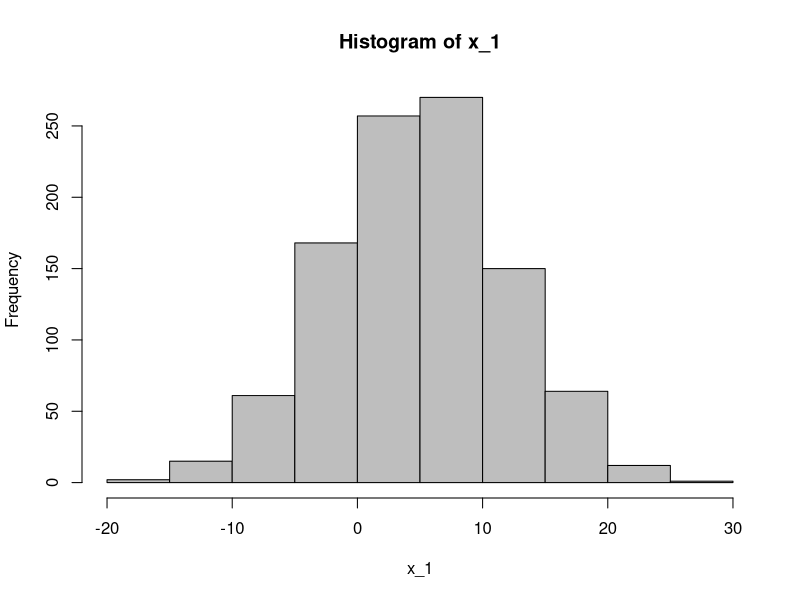
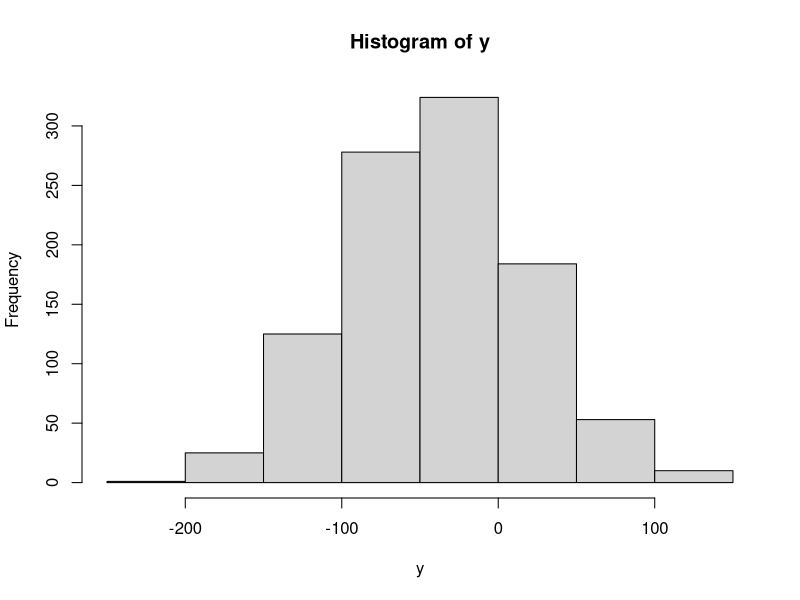
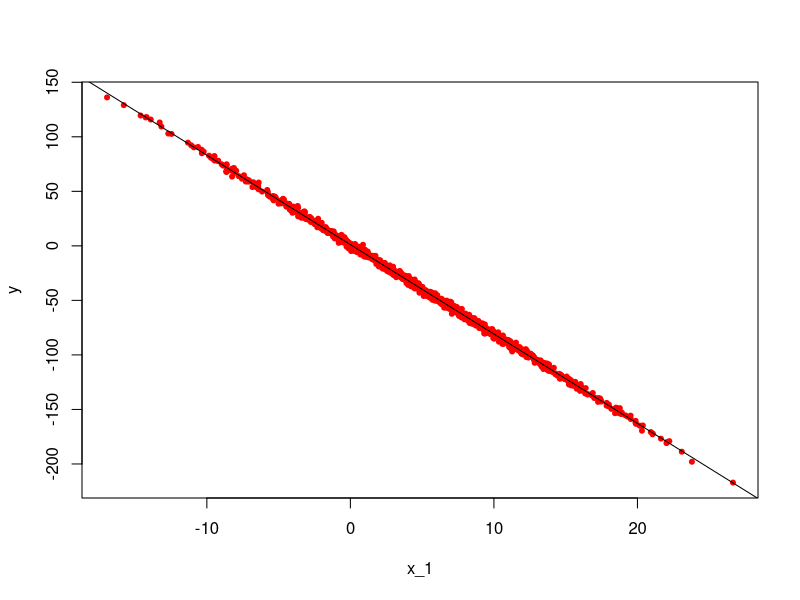

Reproduce these figures in R, in order.
#simulate fake data 
x_1 <- rnorm(1000, 5, 7)

hist(x_1, col="Grey")
true_error <- rnorm(1000, 0, 2)
true_beta_0 <- 1.1
true_beta_1 <- -8.2
y <- true_beta_0 + true_beta_1*x_1 + true_error
hist(y)
plot(x_1, y, pch=20, col="red")


#build a linear regression model
model <- lm(y ~ x_1)
coefs <- coef(model)
abline(coefs[1], coefs[2])

#add another variable
x_2 <- rgamma(1000, 0.1)
true_beta_2 <- 5
yy <- true_beta_0 + true_beta_1*x_1 + true_beta_2*x_2 + true_error

#
model1 <- lm(yy~x_1)
model2 <- lm(yy~x_2)
model12 <- lm(y~x_1+x_2)
